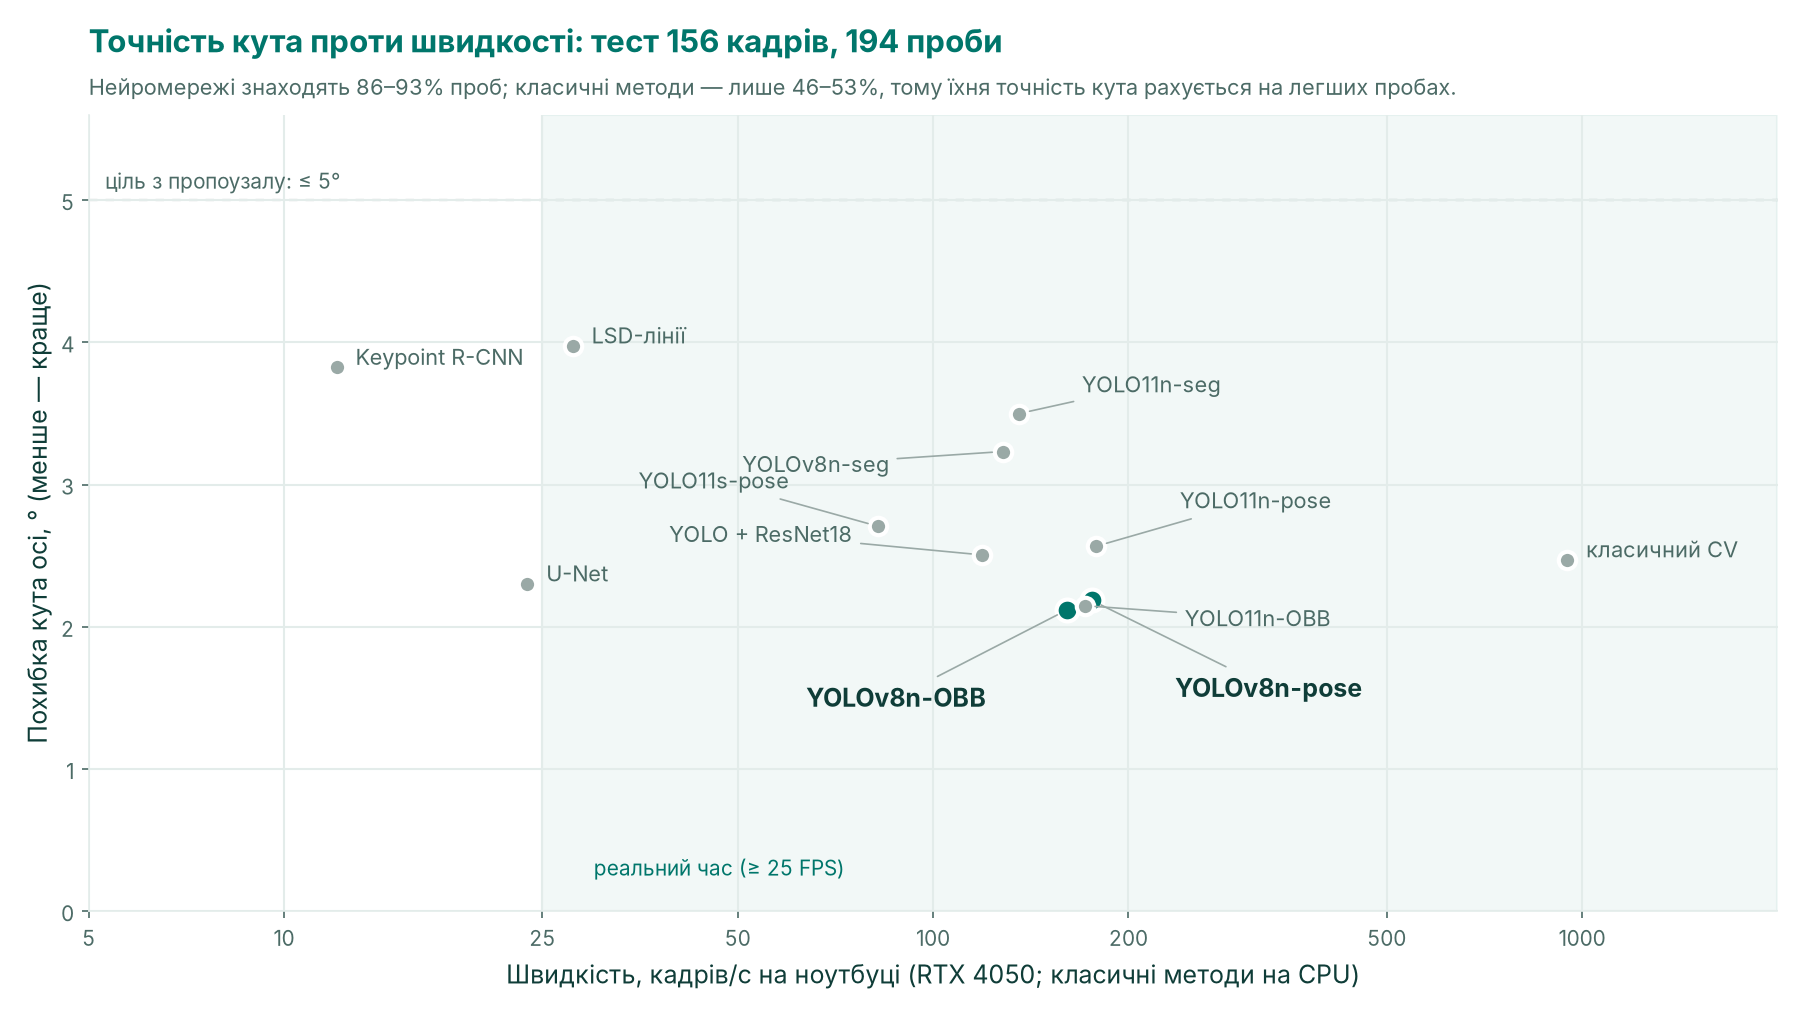

Recreate this plot in Python.
"""Axis error vs speed for every model of the comparison.

    .venv/bin/python presentation/compare_chart.py presentation/fonts presentation
(uses Montserrat from the fonts folder when it is there, otherwise Inter)
reads results/v2/<model>_v2.json (axis error, recall) and results/v2/fps_check.json (end-to-end FPS)
"""

import json
import sys
from pathlib import Path

import matplotlib

matplotlib.use("Agg")
import matplotlib.pyplot as plt
from matplotlib import font_manager

FONTS, OUT = Path(sys.argv[1]), Path(sys.argv[2])
for f in FONTS.glob("*.ttf") if FONTS.exists() else []:
    font_manager.fontManager.addfont(str(f))
names = {f.name for f in font_manager.fontManager.ttflist}
plt.rcParams["font.family"] = next(n for n in ("Montserrat", "Inter", "DejaVu Sans") if n in names)

TEAL = "#00766B"
TEXT = "#0F3D38"
MUTED = "#4C6B66"
GREY = "#9AA9A6"
GRID = "#E3ECEA"

LABELS = {  # model name: (label on the chart, main model?)
    "pose": ("YOLOv8n-pose", True),
    "obb": ("YOLOv8n-OBB", True),
    "pose11": ("YOLO11n-pose", False),
    "pose11s": ("YOLO11s-pose", False),
    "obb11": ("YOLO11n-OBB", False),
    "seg": ("YOLOv8n-seg", False),
    "seg11": ("YOLO11n-seg", False),
    "rcnn": ("Keypoint R-CNN", False),
    "unet": ("U-Net", False),
    "twostage": ("YOLO + ResNet18", False),
    "classic": ("класичний CV", False),
    "lines": ("LSD-лінії", False),
}
OFFSETS = {  # label position in points from the dot; the YOLO cluster gets leader lines
    "pose": (40, -42), "obb": (-125, -42), "obb11": (48, -6), "pose11": (40, 22), "twostage": (-150, 10),
    "seg": (-125, -6), "seg11": (30, 14), "pose11s": (-115, 22),
}

results = Path("results/v2")
fps = json.loads((results / "fps_check.json").read_text())["fps"]
points = []
for name, (label, main) in LABELS.items():
    path = results / f"{name}_v2.json"
    if name not in fps or not path.exists():
        continue
    r = json.loads(path.read_text())
    points.append((name, label, main, fps[name], r["angle_axis_mae_deg"], r["recall"]))

fig, ax = plt.subplots(figsize=(12, 6.75), dpi=150)
for name, label, main, speed, error, recall in points:
    ax.scatter(speed, error, s=110 if main else 70, color=TEAL if main else GREY, zorder=3,
               edgecolor="white", linewidth=2)
    dx, dy = OFFSETS.get(name, (9, 5))
    ax.annotate(label, (speed, error), xytext=(dx, dy), textcoords="offset points", va="center",
                fontsize=12 if main else 10.5, fontweight="bold" if main else "regular",
                color=TEXT if main else MUTED,
                arrowprops=dict(arrowstyle="-", color=GREY, lw=0.8, shrinkA=2, shrinkB=5) if name in OFFSETS else None)

ax.axhline(5, color=MUTED, lw=1, ls=(0, (4, 4)), zorder=1)
ax.text(5.3, 5.08, "ціль з пропоузалу: ≤ 5°", color=MUTED, fontsize=10)
ax.axvspan(25, 2000, color=TEAL, alpha=0.05, zorder=0)
ax.text(30, 0.25, "реальний час (≥ 25 FPS)", color=TEAL, fontsize=10)

ax.set_xscale("log")
ax.set_xlim(5, 2000)
ticks = [5, 10, 25, 50, 100, 200, 500, 1000]
ax.set_xticks(ticks, [str(t) for t in ticks])
ax.xaxis.set_minor_locator(matplotlib.ticker.NullLocator())
ax.set_ylim(0, 5.6)
ax.set_xlabel("Швидкість, кадрів/с на ноутбуці (RTX 4050; класичні методи на CPU)", color=TEXT, fontsize=12)
ax.set_ylabel("Похибка кута осі, ° (менше — краще)", color=TEXT, fontsize=12)
ax.grid(True, color=GRID, lw=1, zorder=0)
for side in ("top", "right"):
    ax.spines[side].set_visible(False)
for side in ("left", "bottom"):
    ax.spines[side].set_color(GRID)
ax.tick_params(colors=MUTED, labelsize=10)
ax.set_title("Точність кута проти швидкості: тест 156 кадрів, 194 проби", loc="left", color=TEAL,
             fontsize=15, fontweight="bold", pad=30)
ax.text(0, 1.025, "Нейромережі знаходять 86–93% проб; класичні методи — лише 46–53%, тому їхня точність кута "
        "рахується на легших пробах.", transform=ax.transAxes, color=MUTED, fontsize=10.5)
fig.tight_layout()
fig.savefig(OUT / "compare_chart.png", dpi=150)
print(OUT / "compare_chart.png")
